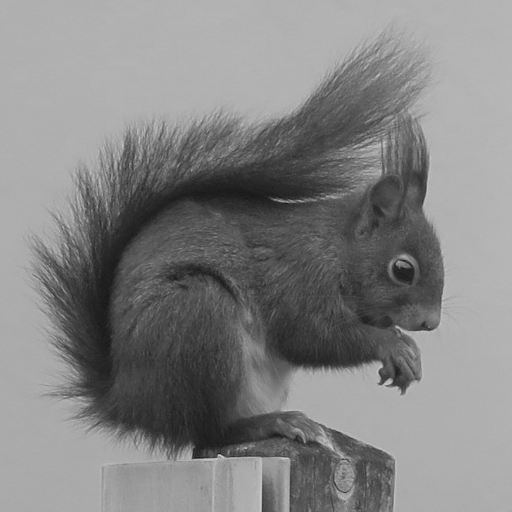
#> input picture src/figs/squirrel.png, 512 x 512 px, found by its file name
$ jupyter execute figs.ipynb
#> lines starting #> are read from the running program, lines starting #| are printed output that depends on the picture
# Compression

[cell 1]
import numpy as np
import matplotlib.pyplot as plt
import scipy.fftpack as fft
import skimage.io as io

import matplotlib as mpl
plt.style.use('../bip.mplstyle')
# mpl.rcParams['xtick.bottom'] = False
# mpl.rcParams['ytick.left'] = False
# plt.rcParams['image.cmap'] = 'gray'

## RLE

[cell 2]
fig = plt.figure(figsize=(2,2))
img = np.array([[0, 255, 255], [0, 255, 128], [0, 255, 128]])
plt.imshow(img, cmap="gray")
ax = plt.gca()
plt.xticks([])
plt.yticks([])
ax.set_xticks(np.arange(-.5,3), minor=True)
ax.set_yticks(np.arange(-.52,3), minor=True)
ax.grid(which='minor', color='#cccccc')
# tick_params(axis='both', labelsize=0, length=0)
plt.grid()

plt.savefig("rle.svg")
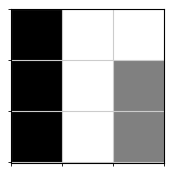
#> figure drawn by matplotlib, 1 panel

## DCT

[cell 3]
fig = plt.figure(figsize=(8,8))
for x in range(8):
    for y in range(8):

        # DCT (nulle partout sauf au pixel p)
        F = np.zeros((8,8))
        F[y,x] = 1

        # DCT inverse (ne pas oublier l'option norm='ortho' !)
        f = fft.idctn(F, norm='ortho')

        # Affichage de l'image de la base
        plt.subplot(8, 8, 8*y+x+1)
        plt.imshow(f, "gray", vmin=-.25, vmax=.25)
        plt.xticks([])
        plt.yticks([])

plt.savefig("dct-coefficients.svg")
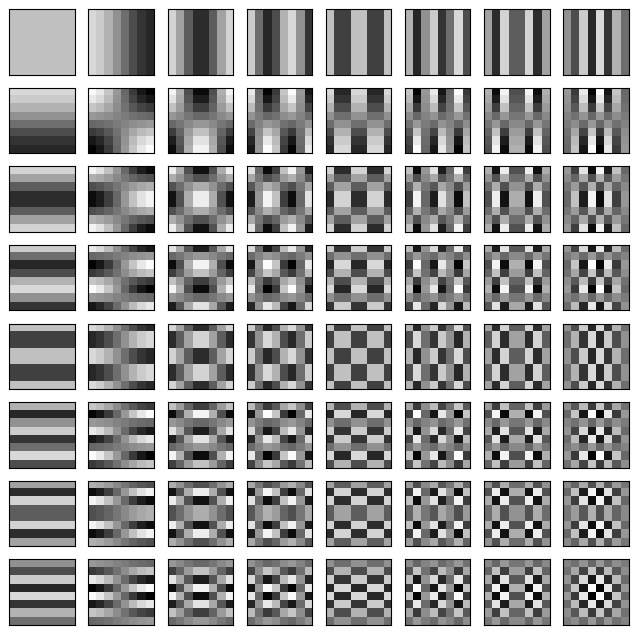
#> figure drawn by matplotlib, 64 panels

## JPEG

[cell 4]
img = io.imread("../figs/squirrel.png")
#> img is the input picture: shape (512, 512); min 23, max 213, mean 131

x1, y1 = 430, 325
x2, y2 = x1+8, y1+8
crop = img[y1:y2, x1:x2]

I = fft.dctn(crop, norm='ortho')
J = I.copy()

# Affichage
fig = plt.figure(figsize=(8,8))
for x in range(8):
    for y in range(8):

        plt.subplot(8, 8, 8*y+x+1)
        plt.text(.5, .5, f"{I[y,x]:.0f}", horizontalalignment='center', verticalalignment='center', size=14)
        plt.xticks([])
        plt.yticks([])

        if x+y>=7:
            I[y,x]=0
            plt.plot([.2, .8], [.2, .8], color="#ff0000A0")
            plt.plot([.2, .8], [.8, .2], color="#ff0000A0")

        plt.xlim([0, 1])
        plt.ylim([0, 1])

# plt.savefig("squirrel-coefficients.svg")

rec = fft.idctn(I, norm='ortho')

# Entire image & crop
fig = plt.figure(figsize=(8,5))
plt.subplot(1,2,1)
plt.imshow(img, "gray")
plt.plot([x1, x1, x2, x2, x1], [y1, y2, y2, y1, y1], color="#00ff00")
crop = img[y1:y2, x1:x2]
ax = plt.subplot(1,2,2)
for pos in ['bottom', 'top', 'left', 'right']:
    ax.spines[pos].set_color('#00ff00')
    ax.spines[pos].set_linewidth(2)
plt.imshow(crop, "gray")

plt.savefig("squirrel-crop.svg")
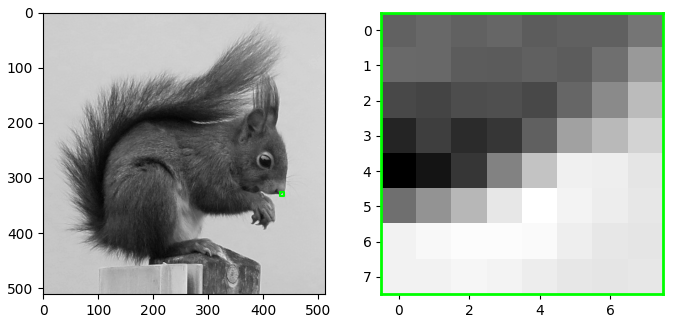
#> figure drawn by matplotlib, 2 panels

# Comparison (before and after compression)
fig, axs = plt.subplots(1, 3, figsize=(12,5))
vmin = min(crop.min(), rec.min())
#> vmin = 49
vmax = max(crop.max(), rec.max())
#> vmax = 187.9
axs[0].imshow(crop, cmap="gray", vmin=vmin, vmax=vmax)
axs[1].imshow(rec, cmap="gray", vmin=vmin, vmax=vmax)
axs[2].imshow((crop-rec)*10, cmap="gray", vmin=vmin, vmax=vmax)

plt.savefig("squirrel-comparison.svg")
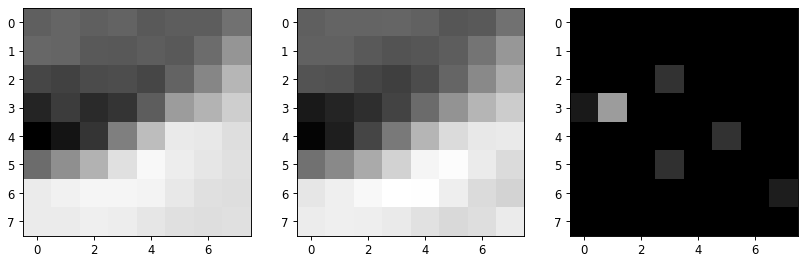
#> figure drawn by matplotlib, 3 panels
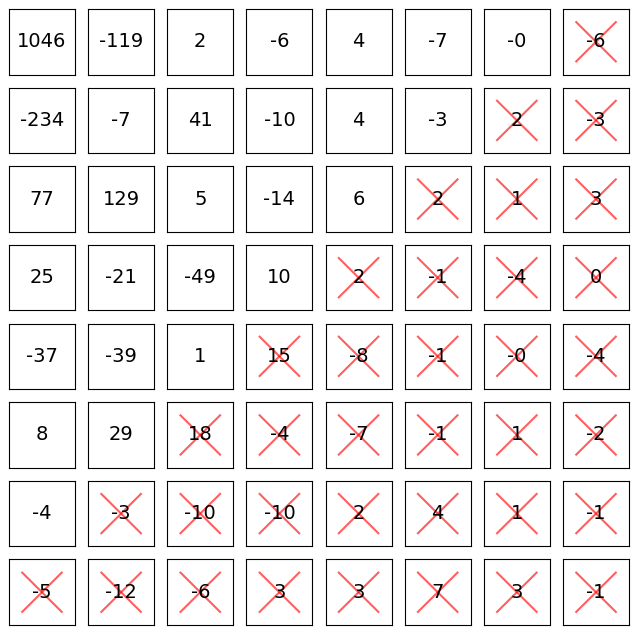
#> figure drawn by matplotlib, 36 panels

[cell 5]
fig = plt.figure(figsize=(8,8))
for x in range(8):
    for y in range(8):

        # DCT (nulle partout sauf au pixel p)
        F = np.zeros((8,8))
        F[y,x] = 1

        # DCT inverse (ne pas oublier l'option norm='ortho' !)
        f = fft.idctn(F, norm='ortho')

        # Affichage de l'image de la base
        plt.subplot(8, 8, 8*y+x+1)
        plt.imshow(f, "gray", vmin=-1, vmax=.25)

        if x+y>=7:
            F[y,x]=0
            plt.plot([1,6], [1,6], color="#ff000080")
            plt.plot([1,6], [6,1], color="#ff000080")

        plt.text(4, 4, f"{J[y,x]:.0f}", ha='center', va='center', size=20)

        plt.xticks([])
        plt.yticks([])


plt.savefig("squirrel-coefficients.svg")
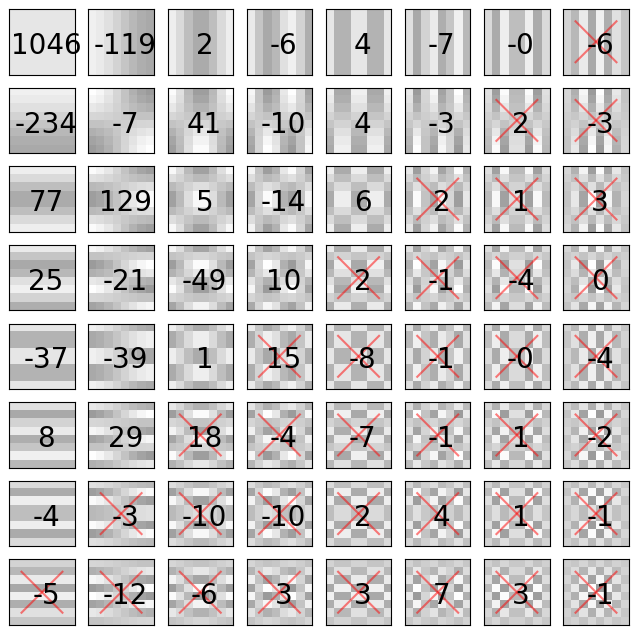
#> figure drawn by matplotlib, 64 panels
